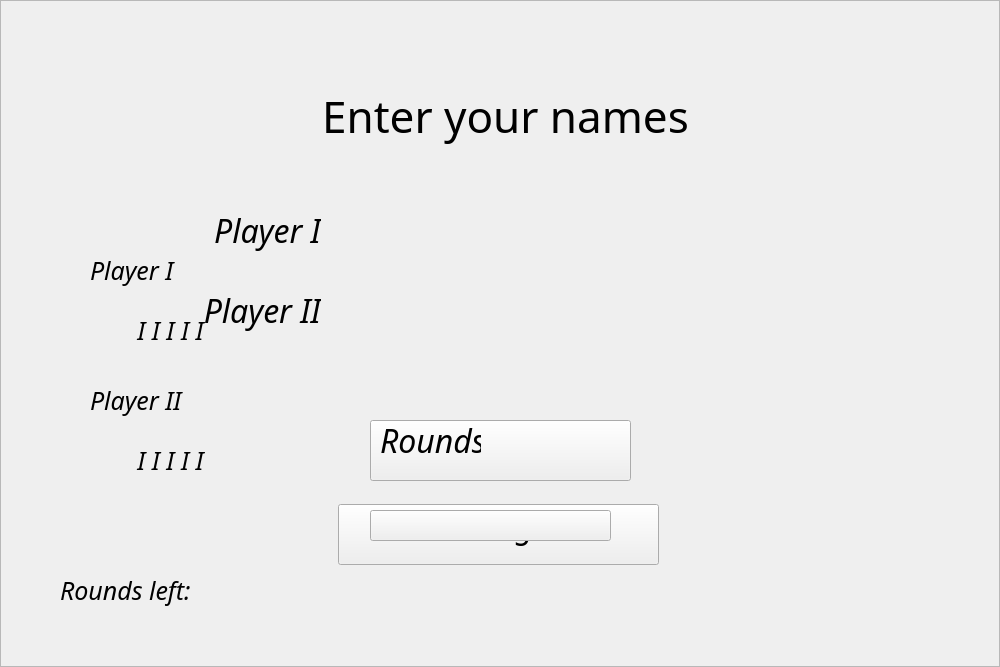
<?xml version="1.0" encoding="UTF-8"?>
<ui version="4.0">
 <class>MainWindow</class>
 <widget class="QMainWindow" name="MainWindow">
  <property name="geometry">
   <rect>
    <x>0</x>
    <y>0</y>
    <width>1000</width>
    <height>667</height>
   </rect>
  </property>
  <property name="minimumSize">
   <size>
    <width>1000</width>
    <height>667</height>
   </size>
  </property>
  <property name="maximumSize">
   <size>
    <width>1000</width>
    <height>667</height>
   </size>
  </property>
  <property name="windowTitle">
   <string>MainWindow</string>
  </property>
  <property name="styleSheet">
   <string notr="true"/>
  </property>
  <widget class="QWidget" name="centralwidget">
   <property name="enabled">
    <bool>true</bool>
   </property>
   <widget class="QFrame" name="frame">
    <property name="geometry">
     <rect>
      <x>0</x>
      <y>0</y>
      <width>1000</width>
      <height>667</height>
     </rect>
    </property>
    <property name="styleSheet">
     <string notr="true"/>
    </property>
    <property name="frameShape">
     <enum>QFrame::StyledPanel</enum>
    </property>
    <property name="frameShadow">
     <enum>QFrame::Raised</enum>
    </property>
    <widget class="QFrame" name="m_frame_main_menu">
     <property name="geometry">
      <rect>
       <x>0</x>
       <y>0</y>
       <width>1000</width>
       <height>667</height>
      </rect>
     </property>
     <property name="minimumSize">
      <size>
       <width>0</width>
       <height>0</height>
      </size>
     </property>
     <property name="maximumSize">
      <size>
       <width>1000</width>
       <height>667</height>
      </size>
     </property>
     <property name="styleSheet">
      <string notr="true">background-image: url(:/img/main_menu.jpg);</string>
     </property>
     <property name="frameShape">
      <enum>QFrame::StyledPanel</enum>
     </property>
     <property name="frameShadow">
      <enum>QFrame::Raised</enum>
     </property>
     <widget class="invisible_button_c" name="m_button_1_player">
      <property name="geometry">
       <rect>
        <x>370</x>
        <y>420</y>
        <width>261</width>
        <height>61</height>
       </rect>
      </property>
      <property name="text">
       <string/>
      </property>
     </widget>
     <widget class="invisible_button_c" name="m_button_2_players">
      <property name="geometry">
       <rect>
        <x>338</x>
        <y>504</y>
        <width>321</width>
        <height>61</height>
       </rect>
      </property>
      <property name="text">
       <string/>
      </property>
     </widget>
     <widget class="QFrame" name="m_frame_names_menu">
      <property name="geometry">
       <rect>
        <x>0</x>
        <y>0</y>
        <width>1000</width>
        <height>667</height>
       </rect>
      </property>
      <property name="maximumSize">
       <size>
        <width>1000</width>
        <height>667</height>
       </size>
      </property>
      <property name="font">
       <font>
        <family>Colored Crayons</family>
        <italic>true</italic>
       </font>
      </property>
      <property name="styleSheet">
       <string notr="true">background-image: url(:/img/background.jpg);</string>
      </property>
      <property name="frameShape">
       <enum>QFrame::StyledPanel</enum>
      </property>
      <property name="frameShadow">
       <enum>QFrame::Raised</enum>
      </property>
      <widget class="QLabel" name="m_label_enter_names">
       <property name="geometry">
        <rect>
         <x>270</x>
         <y>80</y>
         <width>471</width>
         <height>71</height>
        </rect>
       </property>
       <property name="font">
        <font>
         <family>Colored Crayons</family>
         <pointsize>33</pointsize>
         <italic>false</italic>
         <bold>false</bold>
         <underline>false</underline>
         <stylestrategy>PreferAntialias</stylestrategy>
         <kerning>true</kerning>
        </font>
       </property>
       <property name="text">
        <string>Enter your names</string>
       </property>
       <property name="alignment">
        <set>Qt::AlignCenter</set>
       </property>
      </widget>
      <widget class="QLabel" name="m_label_player_1_name">
       <property name="geometry">
        <rect>
         <x>190</x>
         <y>200</y>
         <width>131</width>
         <height>61</height>
        </rect>
       </property>
       <property name="font">
        <font>
         <family>Colored Crayons</family>
         <pointsize>24</pointsize>
        </font>
       </property>
       <property name="text">
        <string>Player I</string>
       </property>
       <property name="alignment">
        <set>Qt::AlignRight|Qt::AlignTrailing|Qt::AlignVCenter</set>
       </property>
      </widget>
      <widget class="QLineEdit" name="m_lineEdit_player_1_name">
       <property name="geometry">
        <rect>
         <x>330</x>
         <y>200</y>
         <width>471</width>
         <height>60</height>
        </rect>
       </property>
       <property name="font">
        <font>
         <family>Colored Crayons</family>
         <pointsize>24</pointsize>
         <italic>true</italic>
        </font>
       </property>
       <property name="styleSheet">
        <string notr="true">.QLineEdit {selection-background-color: transparent; background: transparent; border: none; outline: none; border-image: url(:/img/name_border1.png); color: #ffe486; padding-left: 20px;}</string>
       </property>
       <property name="text">
        <string/>
       </property>
       <property name="maxLength">
        <number>24</number>
       </property>
       <property name="placeholderText">
        <string notr="true"/>
       </property>
      </widget>
      <widget class="QLabel" name="m_label_player_2_name">
       <property name="geometry">
        <rect>
         <x>190</x>
         <y>280</y>
         <width>131</width>
         <height>61</height>
        </rect>
       </property>
       <property name="font">
        <font>
         <family>Colored Crayons</family>
         <pointsize>24</pointsize>
        </font>
       </property>
       <property name="text">
        <string>Player II</string>
       </property>
       <property name="alignment">
        <set>Qt::AlignRight|Qt::AlignTrailing|Qt::AlignVCenter</set>
       </property>
      </widget>
      <widget class="QLineEdit" name="m_lineEdit_player_2_name">
       <property name="geometry">
        <rect>
         <x>320</x>
         <y>280</y>
         <width>481</width>
         <height>60</height>
        </rect>
       </property>
       <property name="font">
        <font>
         <family>Colored Crayons</family>
         <pointsize>24</pointsize>
         <italic>true</italic>
        </font>
       </property>
       <property name="styleSheet">
        <string notr="true">.QLineEdit {selection-background-color: transparent; background: transparent; border: none; outline: none; border-image: url(:/img/name_border2.png); color: #ffe486; padding-left: 25px;}</string>
       </property>
       <property name="text">
        <string/>
       </property>
       <property name="maxLength">
        <number>24</number>
       </property>
       <property name="placeholderText">
        <string notr="true"/>
       </property>
      </widget>
      <widget class="QLabel" name="m_label_start_game">
       <property name="geometry">
        <rect>
         <x>370</x>
         <y>500</y>
         <width>241</width>
         <height>51</height>
        </rect>
       </property>
       <property name="font">
        <font>
         <family>Colored Crayons</family>
         <pointsize>24</pointsize>
        </font>
       </property>
       <property name="text">
        <string>Start the game</string>
       </property>
       <property name="alignment">
        <set>Qt::AlignCenter</set>
       </property>
      </widget>
      <widget class="invisible_button_c" name="m_button_start_game">
       <property name="geometry">
        <rect>
         <x>370</x>
         <y>510</y>
         <width>241</width>
         <height>31</height>
        </rect>
       </property>
       <property name="text">
        <string/>
       </property>
      </widget>
      <widget class="QLabel" name="m_label_rounds">
       <property name="geometry">
        <rect>
         <x>380</x>
         <y>410</y>
         <width>101</width>
         <height>61</height>
        </rect>
       </property>
       <property name="font">
        <font>
         <family>Colored Crayons</family>
         <pointsize>24</pointsize>
        </font>
       </property>
       <property name="text">
        <string>Rounds</string>
       </property>
       <property name="alignment">
        <set>Qt::AlignLeading|Qt::AlignLeft|Qt::AlignVCenter</set>
       </property>
      </widget>
      <widget class="QLineEdit" name="m_lineEdit_rounds">
       <property name="geometry">
        <rect>
         <x>480</x>
         <y>410</y>
         <width>131</width>
         <height>60</height>
        </rect>
       </property>
       <property name="font">
        <font>
         <family>Eraser</family>
         <pointsize>24</pointsize>
         <italic>false</italic>
        </font>
       </property>
       <property name="styleSheet">
        <string notr="true">.QLineEdit {selection-background-color: transparent; background: transparent; border: none; outline: none; border-image: url(:/img/name_border3.png); color: #ffe486; padding-left: 20px;}</string>
       </property>
       <property name="maxLength">
        <number>1</number>
       </property>
       <property name="alignment">
        <set>Qt::AlignCenter</set>
       </property>
      </widget>
      <widget class="invisible_button_c" name="m_button_start_return">
       <property name="geometry">
        <rect>
         <x>30</x>
         <y>20</y>
         <width>81</width>
         <height>61</height>
        </rect>
       </property>
       <property name="styleSheet">
        <string notr="true">background: transparent; border: none; outline: none; border-image: url(:/img/return.png);</string>
       </property>
       <property name="text">
        <string/>
       </property>
      </widget>
      <widget class="QFrame" name="m_frame_game">
       <property name="geometry">
        <rect>
         <x>0</x>
         <y>0</y>
         <width>1000</width>
         <height>667</height>
        </rect>
       </property>
       <property name="styleSheet">
        <string notr="true">background-image: url(:/img/game.jpg);</string>
       </property>
       <property name="frameShape">
        <enum>QFrame::StyledPanel</enum>
       </property>
       <property name="frameShadow">
        <enum>QFrame::Raised</enum>
       </property>
       <widget class="QPushButton" name="m_pushButton_1">
        <property name="geometry">
         <rect>
          <x>360</x>
          <y>60</y>
          <width>141</width>
          <height>151</height>
         </rect>
        </property>
        <property name="styleSheet">
         <string notr="true">background: transparent; border: none; outline: none;</string>
        </property>
        <property name="text">
         <string/>
        </property>
       </widget>
       <widget class="QPushButton" name="m_pushButton_2">
        <property name="geometry">
         <rect>
          <x>510</x>
          <y>60</y>
          <width>210</width>
          <height>151</height>
         </rect>
        </property>
        <property name="styleSheet">
         <string notr="true">background: transparent; border: none; outline: none;</string>
        </property>
        <property name="text">
         <string/>
        </property>
       </widget>
       <widget class="QPushButton" name="m_pushButton_3">
        <property name="geometry">
         <rect>
          <x>740</x>
          <y>60</y>
          <width>141</width>
          <height>151</height>
         </rect>
        </property>
        <property name="styleSheet">
         <string notr="true">background: transparent; border: none; outline: none;</string>
        </property>
        <property name="text">
         <string/>
        </property>
       </widget>
       <widget class="QPushButton" name="m_pushButton_4">
        <property name="geometry">
         <rect>
          <x>360</x>
          <y>230</y>
          <width>141</width>
          <height>171</height>
         </rect>
        </property>
        <property name="styleSheet">
         <string notr="true">background: transparent; border: none; outline: none;</string>
        </property>
        <property name="text">
         <string/>
        </property>
       </widget>
       <widget class="QPushButton" name="m_pushButton_5">
        <property name="geometry">
         <rect>
          <x>510</x>
          <y>230</y>
          <width>211</width>
          <height>181</height>
         </rect>
        </property>
        <property name="styleSheet">
         <string notr="true">background: transparent; border: none; outline: none;</string>
        </property>
        <property name="text">
         <string/>
        </property>
       </widget>
       <widget class="QPushButton" name="m_pushButton_6">
        <property name="geometry">
         <rect>
          <x>740</x>
          <y>230</y>
          <width>141</width>
          <height>191</height>
         </rect>
        </property>
        <property name="styleSheet">
         <string notr="true">background: transparent; border: none; outline: none;</string>
        </property>
        <property name="text">
         <string/>
        </property>
       </widget>
       <widget class="QPushButton" name="m_pushButton_7">
        <property name="geometry">
         <rect>
          <x>360</x>
          <y>420</y>
          <width>141</width>
          <height>151</height>
         </rect>
        </property>
        <property name="styleSheet">
         <string notr="true">background: transparent; border: none; outline: none;</string>
        </property>
        <property name="text">
         <string/>
        </property>
       </widget>
       <widget class="QPushButton" name="m_pushButton_8">
        <property name="geometry">
         <rect>
          <x>510</x>
          <y>430</y>
          <width>211</width>
          <height>151</height>
         </rect>
        </property>
        <property name="styleSheet">
         <string notr="true">background: transparent; border: none; outline: none;</string>
        </property>
        <property name="text">
         <string/>
        </property>
       </widget>
       <widget class="QPushButton" name="m_pushButton_9">
        <property name="geometry">
         <rect>
          <x>740</x>
          <y>440</y>
          <width>141</width>
          <height>161</height>
         </rect>
        </property>
        <property name="styleSheet">
         <string notr="true">background: transparent; border: none; outline: none;</string>
        </property>
        <property name="text">
         <string/>
        </property>
       </widget>
       <widget class="invisible_button_c" name="m_button_start_return_2">
        <property name="geometry">
         <rect>
          <x>30</x>
          <y>20</y>
          <width>81</width>
          <height>61</height>
         </rect>
        </property>
        <property name="styleSheet">
         <string notr="true">background: transparent; border: none; outline: none; border-image: url(:/img/return.png);</string>
        </property>
        <property name="text">
         <string/>
        </property>
       </widget>
       <widget class="QLabel" name="m_label_player_2_score">
        <property name="geometry">
         <rect>
          <x>90</x>
          <y>370</y>
          <width>211</width>
          <height>61</height>
         </rect>
        </property>
        <property name="font">
         <font>
          <family>Colored Crayons</family>
          <pointsize>19</pointsize>
         </font>
        </property>
        <property name="text">
         <string>Player II</string>
        </property>
        <property name="alignment">
         <set>Qt::AlignLeading|Qt::AlignLeft|Qt::AlignVCenter</set>
        </property>
       </widget>
       <widget class="QLabel" name="m_label_player_1_score">
        <property name="geometry">
         <rect>
          <x>90</x>
          <y>240</y>
          <width>211</width>
          <height>61</height>
         </rect>
        </property>
        <property name="font">
         <font>
          <family>Colored Crayons</family>
          <pointsize>19</pointsize>
         </font>
        </property>
        <property name="text">
         <string>Player I</string>
        </property>
        <property name="alignment">
         <set>Qt::AlignLeading|Qt::AlignLeft|Qt::AlignVCenter</set>
        </property>
       </widget>
       <widget class="QLabel" name="m_label_player_1_score_2">
        <property name="geometry">
         <rect>
          <x>40</x>
          <y>300</y>
          <width>261</width>
          <height>61</height>
         </rect>
        </property>
        <property name="font">
         <font>
          <family>Colored Crayons</family>
          <pointsize>19</pointsize>
         </font>
        </property>
        <property name="text">
         <string>I I I I I</string>
        </property>
        <property name="alignment">
         <set>Qt::AlignCenter</set>
        </property>
       </widget>
       <widget class="QLabel" name="m_label_player_2_score_2">
        <property name="geometry">
         <rect>
          <x>40</x>
          <y>430</y>
          <width>261</width>
          <height>61</height>
         </rect>
        </property>
        <property name="font">
         <font>
          <family>Colored Crayons</family>
          <pointsize>19</pointsize>
         </font>
        </property>
        <property name="text">
         <string>I I I I I</string>
        </property>
        <property name="alignment">
         <set>Qt::AlignCenter</set>
        </property>
       </widget>
       <widget class="QFrame" name="m_frame_player_1_icon">
        <property name="geometry">
         <rect>
          <x>43</x>
          <y>250</y>
          <width>40</width>
          <height>41</height>
         </rect>
        </property>
        <property name="styleSheet">
         <string notr="true">.QFrame {background: transparent; border: none; outline: none; border-image: url(:/img/round1.png);}</string>
        </property>
        <property name="frameShape">
         <enum>QFrame::StyledPanel</enum>
        </property>
        <property name="frameShadow">
         <enum>QFrame::Raised</enum>
        </property>
       </widget>
       <widget class="QFrame" name="m_frame_player_2_icon">
        <property name="geometry">
         <rect>
          <x>44</x>
          <y>380</y>
          <width>41</width>
          <height>41</height>
         </rect>
        </property>
        <property name="styleSheet">
         <string notr="true">.QFrame {background: transparent; border: none; outline: none; border-image: url(:/img/cross3.png);}</string>
        </property>
        <property name="frameShape">
         <enum>QFrame::StyledPanel</enum>
        </property>
        <property name="frameShadow">
         <enum>QFrame::Raised</enum>
        </property>
       </widget>
       <widget class="QFrame" name="m_frame_separator">
        <property name="geometry">
         <rect>
          <x>37</x>
          <y>350</y>
          <width>251</width>
          <height>21</height>
         </rect>
        </property>
        <property name="styleSheet">
         <string notr="true">.QFrame {background: transparent; border: none; outline: none; border-image: url(:/img/separator.png);}</string>
        </property>
        <property name="frameShape">
         <enum>QFrame::StyledPanel</enum>
        </property>
        <property name="frameShadow">
         <enum>QFrame::Raised</enum>
        </property>
       </widget>
       <widget class="QFrame" name="m_frame_player_2_winner">
        <property name="geometry">
         <rect>
          <x>0</x>
          <y>330</y>
          <width>311</width>
          <height>151</height>
         </rect>
        </property>
        <property name="styleSheet">
         <string notr="true">.QFrame {background: transparent; border: none; outline: none; border-image: url(:/img/winner_cross.png);}</string>
        </property>
        <property name="frameShape">
         <enum>QFrame::StyledPanel</enum>
        </property>
        <property name="frameShadow">
         <enum>QFrame::Raised</enum>
        </property>
       </widget>
       <widget class="QFrame" name="m_frame_player_1_winner">
        <property name="geometry">
         <rect>
          <x>10</x>
          <y>200</y>
          <width>311</width>
          <height>151</height>
         </rect>
        </property>
        <property name="styleSheet">
         <string notr="true">.QFrame {background: transparent; border: none; outline: none; border-image: url(:/img/winner_circle.png);}</string>
        </property>
        <property name="frameShape">
         <enum>QFrame::StyledPanel</enum>
        </property>
        <property name="frameShadow">
         <enum>QFrame::Raised</enum>
        </property>
       </widget>
       <widget class="QLabel" name="m_label_rounds_left">
        <property name="geometry">
         <rect>
          <x>60</x>
          <y>560</y>
          <width>241</width>
          <height>61</height>
         </rect>
        </property>
        <property name="font">
         <font>
          <family>Eraser</family>
          <pointsize>19</pointsize>
         </font>
        </property>
        <property name="text">
         <string>Rounds left: </string>
        </property>
        <property name="alignment">
         <set>Qt::AlignLeading|Qt::AlignLeft|Qt::AlignVCenter</set>
        </property>
       </widget>
      </widget>
      <zorder>m_label_start_game</zorder>
      <zorder>m_label_enter_names</zorder>
      <zorder>m_label_player_1_name</zorder>
      <zorder>m_lineEdit_player_1_name</zorder>
      <zorder>m_label_player_2_name</zorder>
      <zorder>m_lineEdit_player_2_name</zorder>
      <zorder>m_button_start_game</zorder>
      <zorder>m_label_rounds</zorder>
      <zorder>m_lineEdit_rounds</zorder>
      <zorder>m_button_start_return</zorder>
      <zorder>m_frame_game</zorder>
     </widget>
    </widget>
   </widget>
  </widget>
 </widget>
 <customwidgets>
  <customwidget>
   <class>invisible_button_c</class>
   <extends>QPushButton</extends>
   <header>invisible_button.h</header>
  </customwidget>
 </customwidgets>
 <resources/>
 <connections/>
</ui>
